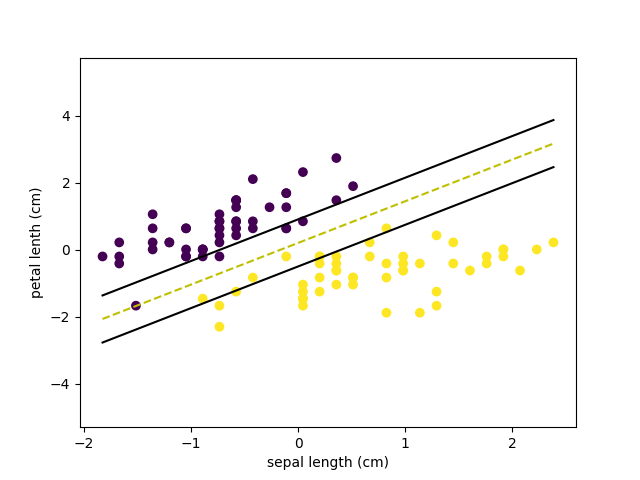
#> input picture HW4/photo/SVM_result_lamda_0.01.png, 640 x 480 px
$ jupyter execute --allow-errors svm.ipynb
#> lines starting #> are read from the running program, lines starting #| are printed output that depends on the picture
SVM Support Vector Machine<br>

It's one of the algorithms to find the decision boundary, just like the K-means that we did last time.<br>
It can be used for classification or regression, and if it's a difference from the previous kmeans,<br>
The kmeans algorithm is to find the cluster center, find the nearest Euclidean distance, and create a boundary<br>
For the support vector machine, find the line that draws the optimal decision boundary.<br>
A plane based on the data that is farthest from the data is called a hyperplane.<br>
<br>
And an important concept that emerges in the support vector machine is margin
This means the maximum amount of space that a given data can move without causing errors.<br>
If you look at the picture above, the red line is more stable than the two black lines.<br>
the margin is as follows:<br>

<br>
this form make easier when taking garidnets<br>

<br>

They are the blue and black lines in the above figure. Without allowing any misclassifications in the hard margin SVM<br>
we want to maximize the distance between the two hyperplanes(bule lines).<br>
To find this distance, we can use the formula for the distance of a point from a plane.<br>
So the distance of the blue points and the red point from the black line would respectively be:<br>
<br>

This optimization is called the primal problem and is guaranteed to have a global minimum.<br>

We can solve this by introducing Lagrange multipliers $(\lambda_i)$ and converting it to the dual problem<br>
<br>

But in case all the data can be completely separated won't be very common.<br>
Misclassifying situations may exist.<br>
So, we usally use soft margin to allow misclassification errors when a given sample cannot be separated perfectly linearly.<br>
<br>

Here, C is the parameter set by user,<br>
The soft margin SVM follows a somewhat similar optimization procedure with a couple of differences.<br>
First, in this scenario, we allow misclassifications to happen.<br>
So we’ll need to minimize the misclassification error,<br>
which means that we’ll have to deal with one more constraint.<br>
Second, to minimize the error, we should define a loss function.<br>
A common loss function used for soft margin is the hinge loss.<br>

and if the C value is set to be large, <br>
the misclassification error will be reduced, but the margin will also be reduced.<br>
Setting the C value to a smaller value increases the margin, but also increases the misclassification error.<br>
finally, dual problems of soft margin svm follwing equation:<br>
<br>

We can compare hard margin svm and soft margin svm like this.<br>
<br>

So linear data can be classified like this, but what about nonlinear data?<br>
This is done by performing linear classification by mapping low-dimensional data to high-dimensional via kernel functions.<br>
<br>
By generating and classifying one more dimension through the kernel function $\phi$, <br>
we can finally obtain nonlinear classification data, such as the figure on the left.<br>

However, if the SVM can classify only binary data, it is useless for Multicalss such as iris.<br>
Eventually, it should be possible to classify multi-class by applying svm, and the algorithms that appear are one vs rest, one vs one algorithm.<br>

As soft margin sholuld solve with quadratic programming, I'll use cvxopt and see the result

[cell 1]
# data
import numpy as np
import pandas as pd
import matplotlib.pyplot as plt
import cvxopt
import cvxopt.solvers
from sklearn.model_selection import train_test_split
from sklearn.metrics import *

#> (a cell that did not finish here is left out)

#> (a cell that did not finish here is left out)

[cell 4]
# [8 lines left out: function feature_normalize, not called in this run]

#> (a cell that did not finish here is left out)

#> (a cell that did not finish here is left out)

#> (a cell that did not finish here is left out)

Now let's try to implement hard margin svm first with gradient method

[cell 8]
"""
apply Lagrange multiplier with kkt and implement hard margin
L(x,aplha)=F(x)+apha*h(x)
update w*xi +b >1 for two cases
yi=1  and yi=-1
for the first data which make the boundary, we call it support vector.
so yi equals to {-1,1}

if satisty the condition, apply update rule to update gradients
the rule is as so:
w= w-lr*dw =w-lr*2*lambda*w
b = b-lr*db = b
else:
    w=w-lr*dw =w-lr(*2*lambda*w-yi*xi)
    b = b-lr*db = b - lr*yi

"""

class Hard_graidnet_SVM:

    def __init__(self, learning_rate=0.001, lambda_param=0.01, n_iters=1000):
        self.lr = learning_rate
        self.lambda_param = lambda_param
        self.n_iters = n_iters
        self.w = None
        self.b = None

    # [23 lines left out: functions fit, predict, not called in this run]

let's try to implement soft margin svm with quadratic programming

[cell 9]

def linear_kernel(x1, x2):
    return np.dot(x1, x2)

def polynomial_kernel(x, y, p=2):
    return (1 + np.dot(x, y)) ** p

def gaussian_kernel(x, y, sigma=5.0):
    return np.exp(-np.linalg.norm(x-y)**2 / (2 * (sigma ** 2)))

class SVM_quadratic(object):

    def __init__(self, kernel=linear_kernel, C=1):
        self.kernel = kernel #K[i,j] =kernel(X[i], X[j])
        self.C = C


    # [77 lines left out: functions fit, predict, not called in this run]

Since there are three classes in the classification problem, the One-vs-Rest method will break down this problem into three binary classification problems:

Problem 1 : setosa vs [versicolor, virginica]
Problem 2 : versicolor vs [setosa, virginica]
Problem 3 : virginica vs [setosa, versicolor]

logic:
suppose we have K class and dataset(xi,ci) i=1,..,n<br>

x is number of features, c is number of classes K<br>

1.take K loop num of classes<br>
2.train every class <br>
3.while new data x added, calculate prediction of each datas,take biggest k and take it on labels<br>

[cell 10]
class OneVsRestSVM_with_hard:
    def __init__(self, n_classes=3):#get iris data
        self.n_classes = n_classes
        self.clfs = []
        self.y_pred = []

    # onehot encoding y variable
    def one_vs_rest_labels(self, y_train):
        y_train = pd.get_dummies(y_train)
        return y_train

    # get encoded y and loop for the number of classes
    # [36 lines left out: functions fit, predict, not called in this run]

    def evaluate(self, y_test):
        print('Accuacy : {: .5f}'.format(accuracy_score(y_test, self.y_pred)))

[cell 11]
class OneVsRestSVM_with_soft:
    # [4 lines left out: function __init__, not called in this run]

    # onehot encoding y variable
    def one_vs_rest_labels(self, y_train):
        y_train = pd.get_dummies(y_train)
        return y_train

    # get encoded y and loop for the number of classes
    # [36 lines left out: functions fit, predict, not called in this run]

    def evaluate(self, y_test):
        print('Accuacy : {: .5f}'.format(accuracy_score(y_test, self.y_pred)))

[cell 12]
onevsrest = OneVsRestSVM_with_hard()
#> (the rest of this cell did not finish here and is left out)

#> (a cell that did not finish here is left out)

#> (a cell that did not finish here is left out)

[cell 15]
clf = Hard_graidnet_SVM()
#> (the rest of this cell did not finish here and is left out)

[cell 16]
import cv2
fig = plt.figure(figsize=(20,16))
plt.subplot(151),plt.imshow(cv2.imread('./photo/SVM_result_lamda_0.01.png'), cmap='gray'),plt.title('lamda=0.01')
plt.subplot(152),plt.imshow(cv2.imread('./photo/SVM_result_lamda_0.1.png'), cmap='gray'),plt.title('lamda=0.1')
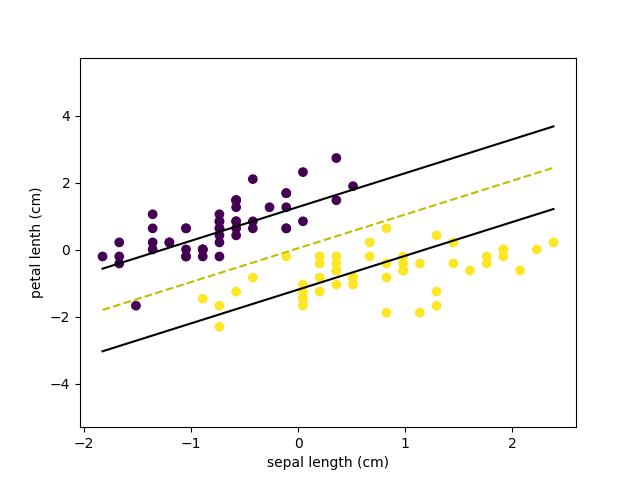
#> input picture HW4/photo/SVM_result_lamda_0.1.png, 640 x 480 px
plt.subplot(153), plt.imshow(cv2.imread('./photo/SVM_result_lamda_1.png'), "gray"), plt.title("lamda=1")
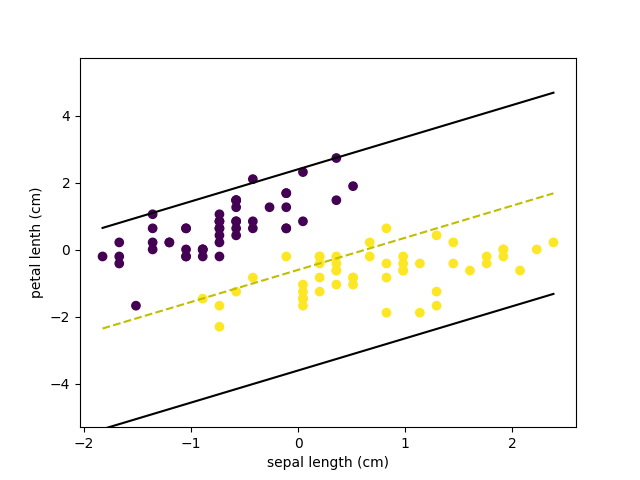
#> input picture HW4/photo/SVM_result_lamda_1.png, 640 x 480 px
plt.subplot(154),plt.imshow(cv2.imread('./photo/SVM_result_lamda_2.png'), cmap='gray'),plt.title('lamda=2')
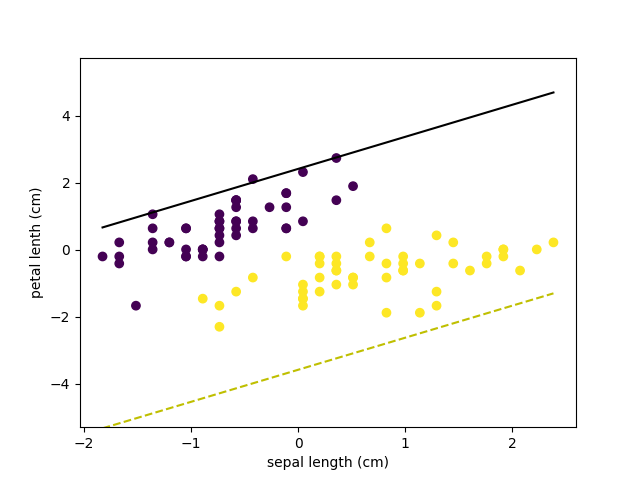
#> input picture HW4/photo/SVM_result_lamda_2.png, 640 x 480 px
plt.subplot(155),plt.imshow(cv2.imread('./photo/Soft_SVM_result.png'), cmap='gray'),plt.title('soft marign C=1')
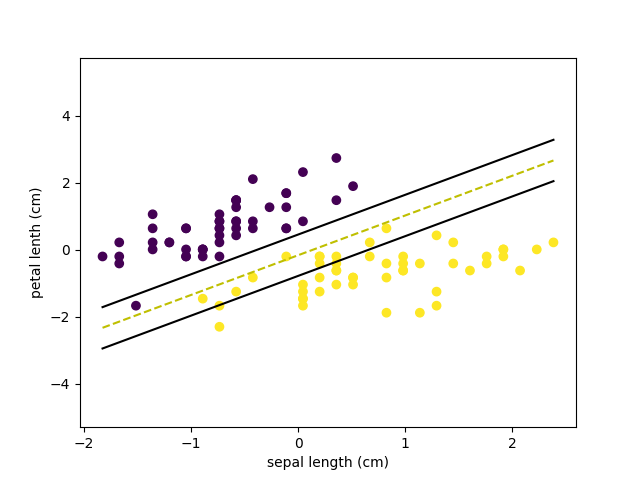
#> input picture HW4/photo/Soft_SVM_result.png, 640 x 480 px
#> figure, not shown here; B, G, R data is drawn as R, G, B
